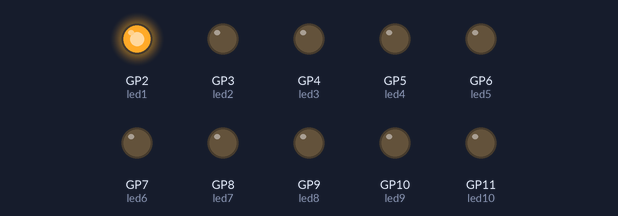
A program run on a simulated Raspberry Pi Pico running MicroPython. Shown: output pins drawn as LEDs (lit = HIGH).

Above: at 0.05 s.
At 0.35 s:
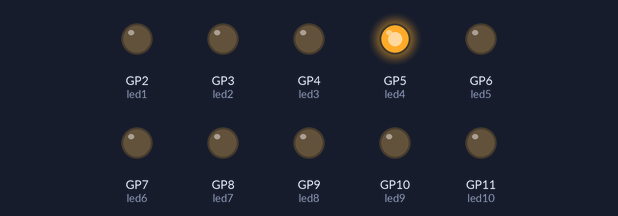
At 0.75 s:
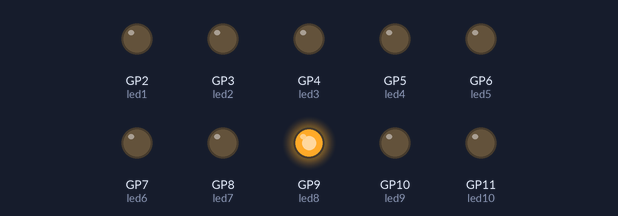
At 1.45 s:
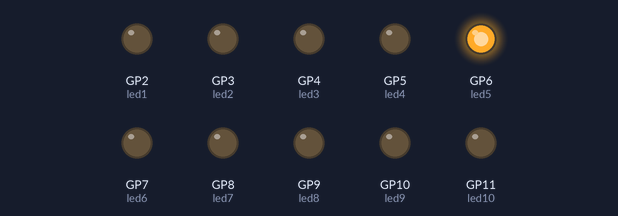
At 2.15 s:
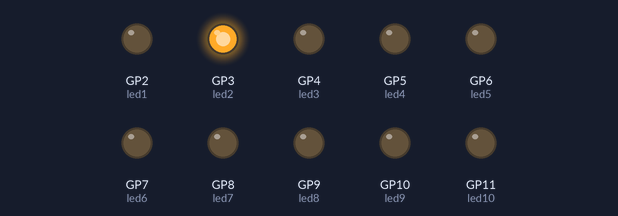
At 2.85 s:
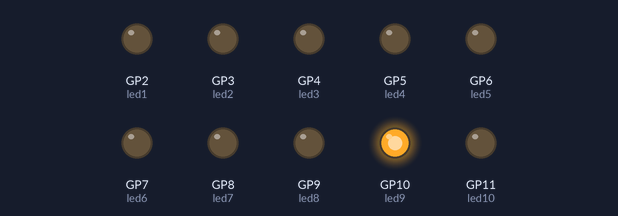
Timing chart, 0 to 3.1 s (numbered marks = the images above):
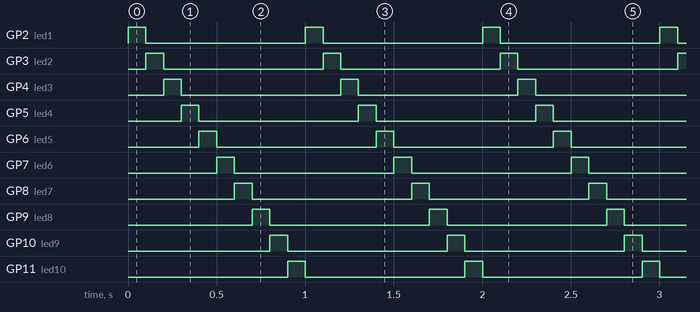

The program:

knightrider.py
```python
from machine import Pin
import utime


led1 = Pin(2, Pin.OUT)
led2 = Pin(3, Pin.OUT)
led3 = Pin(4, Pin.OUT)
led4 = Pin(5, Pin.OUT)
led5 = Pin(6, Pin.OUT)
led6 = Pin(7, Pin.OUT)
led7 = Pin(8, Pin.OUT)
led8 = Pin(9, Pin.OUT)
led9 = Pin(10, Pin.OUT)
led10 = Pin(11, Pin.OUT)


while True:
    led1.value(1)
    utime.sleep_ms(100)
    led1.value(0)
    led2.value(1)
    utime.sleep_ms(100)
    led2.value(0)
    led3.value(1)
    utime.sleep_ms(100)
    led3.value(0)
    led4.value(1)
    utime.sleep_ms(100)
    led4.value(0)
    led5.value(1)
    utime.sleep_ms(100)
    led5.value(0)
    led6.value(1)
    utime.sleep_ms(100)
    led6.value(0)
    led7.value(1)
    utime.sleep_ms(100)
    led7.value(0)
    led8.value(1)
    utime.sleep_ms(100)
    led8.value(0)
    led9.value(1)
    utime.sleep_ms(100)
    led9.value(0)
    led10.value(1)
    utime.sleep_ms(100)
    led10.value(0)

    
```

Measured:
- by itself, GP2 (led1), GP3 (led2), GP4 (led3), GP5 (led4), GP6 (led5), GP7 (led6), GP8 (led7), GP9 (led8), GP10 (led9), GP11 (led10): alternates HIGH for 0.10 s and LOW for 0.90 s
- by itself, everything shown: repeats every 1.0 s, in 10 steps
